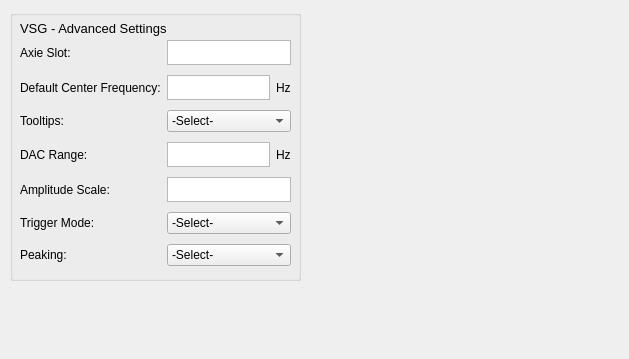
                        <widget class="QWidget" name="vsgEquipAdvScrollWidgetContents">
                         <property name="geometry">
                          <rect>
                           <x>0</x>
                           <y>0</y>
                           <width>629</width>
                           <height>359</height>
                          </rect>
                         </property>
                         <property name="minimumSize">
                          <size>
                           <width>629</width>
                           <height>359</height>
                          </size>
                         </property>
                         <widget class="QGroupBox" name="groupBox_7">
                          <property name="geometry">
                           <rect>
                            <x>10</x>
                            <y>10</y>
                            <width>291</width>
                            <height>271</height>
                           </rect>
                          </property>
                          <property name="minimumSize">
                           <size>
                            <width>291</width>
                            <height>271</height>
                           </size>
                          </property>
                          <property name="layoutDirection">
                           <enum>Qt::LeftToRight</enum>
                          </property>
                          <property name="title">
                           <string/>
                          </property>
                          <widget class="QLabel" name="label_52">
                           <property name="geometry">
                            <rect>
                             <x>10</x>
                             <y>10</y>
                             <width>151</width>
                             <height>16</height>
                            </rect>
                           </property>
                           <property name="font">
                            <font>
                             <pointsize>10</pointsize>
                            </font>
                           </property>
                           <property name="text">
                            <string>VSG - Advanced Settings</string>
                           </property>
                          </widget>
                          <widget class="QWidget" name="layoutWidget_4">
                           <property name="geometry">
                            <rect>
                             <x>10</x>
                             <y>30</y>
                             <width>271</width>
                             <height>228</height>
                            </rect>
                           </property>
                           <layout class="QGridLayout" name="gridLayout_4">
                            <property name="horizontalSpacing">
                             <number>6</number>
                            </property>
                            <property name="verticalSpacing">
                             <number>10</number>
                            </property>
                            <item row="0" column="0">
                             <widget class="QLabel" name="label_53">
                              <property name="font">
                               <font>
                                <family>Arial</family>
                                <pointsize>9</pointsize>
                               </font>
                              </property>
                              <property name="text">
                               <string>Axie Slot:</string>
                              </property>
                             </widget>
                            </item>
                            <item row="0" column="1" colspan="2">
                             <widget class="QPlainTextEdit" name="plainTextEdit_18">
                              <property name="sizePolicy">
                               <sizepolicy hsizetype="Expanding" vsizetype="Fixed">
                                <horstretch>0</horstretch>
                                <verstretch>0</verstretch>
                               </sizepolicy>
                              </property>
                              <property name="maximumSize">
                               <size>
                                <width>16777215</width>
                                <height>25</height>
                               </size>
                              </property>
                              <property name="acceptDrops">
                               <bool>true</bool>
                              </property>
                              <property name="verticalScrollBarPolicy">
                               <enum>Qt::ScrollBarAlwaysOff</enum>
                              </property>
                             </widget>
                            </item>
                            <item row="1" column="0">
                             <widget class="QLabel" name="label_54">
                              <property name="font">
                               <font>
                                <family>Arial</family>
                                <pointsize>9</pointsize>
                               </font>
                              </property>
                              <property name="text">
                               <string>Default Center Frequency:</string>
                              </property>
                             </widget>
                            </item>
                            <item row="1" column="1">
                             <widget class="QPlainTextEdit" name="plainTextEdit_19">
                              <property name="sizePolicy">
                               <sizepolicy hsizetype="Expanding" vsizetype="Fixed">
                                <horstretch>0</horstretch>
                                <verstretch>0</verstretch>
                               </sizepolicy>
                              </property>
                              <property name="maximumSize">
                               <size>
                                <width>16777215</width>
                                <height>25</height>
                               </size>
                              </property>
                              <property name="acceptDrops">
                               <bool>true</bool>
                              </property>
                              <property name="verticalScrollBarPolicy">
                               <enum>Qt::ScrollBarAlwaysOff</enum>
                              </property>
                             </widget>
                            </item>
                            <item row="1" column="2">
                             <widget class="QLabel" name="label_55">
                              <property name="font">
                               <font>
                                <family>Arial</family>
                                <pointsize>9</pointsize>
                               </font>
                              </property>
                              <property name="text">
                               <string>Hz</string>
                              </property>
                             </widget>
                            </item>
                            <item row="2" column="0">
                             <widget class="QLabel" name="label_56">
                              <property name="font">
                               <font>
                                <family>Arial</family>
                                <pointsize>9</pointsize>
                               </font>
                              </property>
                              <property name="text">
                               <string>Tooltips:</string>
                              </property>
                             </widget>
                            </item>
                            <item row="2" column="1" colspan="2">
                             <widget class="QComboBox" name="comboBox_23">
                              <property name="layoutDirection">
                               <enum>Qt::LeftToRight</enum>
                              </property>
                              <item>
                               <property name="text">
                                <string>-Select-</string>
                               </property>
                              </item>
                              <item>
                               <property name="text">
                                <string>True</string>
                               </property>
                              </item>
                              <item>
                               <property name="text">
                                <string>False</string>
                               </property>
                              </item>
                             </widget>
                            </item>
                            <item row="3" column="0">
                             <widget class="QLabel" name="label_57">
                              <property name="font">
                               <font>
                                <family>Arial</family>
                                <pointsize>9</pointsize>
                               </font>
                              </property>
                              <property name="text">
                               <string>DAC Range:</string>
                              </property>
                             </widget>
                            </item>
                            <item row="3" column="1">
                             <widget class="QPlainTextEdit" name="plainTextEdit_20">
                              <property name="sizePolicy">
                               <sizepolicy hsizetype="Expanding" vsizetype="Fixed">
                                <horstretch>0</horstretch>
                                <verstretch>0</verstretch>
                               </sizepolicy>
                              </property>
                              <property name="maximumSize">
                               <size>
                                <width>16777215</width>
                                <height>25</height>
                               </size>
                              </property>
                              <property name="acceptDrops">
                               <bool>true</bool>
                              </property>
                              <property name="verticalScrollBarPolicy">
                               <enum>Qt::ScrollBarAlwaysOff</enum>
                              </property>
                             </widget>
                            </item>
                            <item row="3" column="2">
                             <widget class="QLabel" name="label_58">
                              <property name="font">
                               <font>
                                <family>Arial</family>
                                <pointsize>9</pointsize>
                               </font>
                              </property>
                              <property name="text">
                               <string>Hz</string>
                              </property>
                             </widget>
                            </item>
                            <item row="4" column="0">
                             <widget class="QLabel" name="label_59">
                              <property name="font">
                               <font>
                                <family>Arial</family>
                                <pointsize>9</pointsize>
                               </font>
                              </property>
                              <property name="text">
                               <string>Amplitude Scale:</string>
                              </property>
                             </widget>
                            </item>
                            <item row="4" column="1" colspan="2">
                             <widget class="QPlainTextEdit" name="plainTextEdit_21">
                              <property name="sizePolicy">
                               <sizepolicy hsizetype="Expanding" vsizetype="Fixed">
                                <horstretch>0</horstretch>
                                <verstretch>0</verstretch>
                               </sizepolicy>
                              </property>
                              <property name="maximumSize">
                               <size>
                                <width>16777215</width>
                                <height>25</height>
                               </size>
                              </property>
                              <property name="acceptDrops">
                               <bool>true</bool>
                              </property>
                              <property name="verticalScrollBarPolicy">
                               <enum>Qt::ScrollBarAlwaysOff</enum>
                              </property>
                             </widget>
                            </item>
                            <item row="5" column="0">
                             <widget class="QLabel" name="label_60">
                              <property name="font">
                               <font>
                                <family>Arial</family>
                                <pointsize>9</pointsize>
                               </font>
                              </property>
                              <property name="text">
                               <string>Trigger Mode:</string>
                              </property>
                             </widget>
                            </item>
                            <item row="5" column="1" colspan="2">
                             <widget class="QComboBox" name="comboBox_24">
                              <property name="layoutDirection">
                               <enum>Qt::LeftToRight</enum>
                              </property>
                              <item>
                               <property name="text">
                                <string>-Select-</string>
                               </property>
                              </item>
                              <item>
                               <property name="text">
                                <string>Continuous</string>
                               </property>
                              </item>
                              <item>
                               <property name="text">
                                <string>Triggered</string>
                               </property>
                              </item>
                              <item>
                               <property name="text">
                                <string>Gated</string>
                               </property>
                              </item>
                             </widget>
                            </item>
                            <item row="6" column="0">
                             <widget class="QLabel" name="label_61">
                              <property name="font">
                               <font>
                                <family>Arial</family>
                                <pointsize>9</pointsize>
                               </font>
                              </property>
                              <property name="text">
                               <string>Peaking:</string>
                              </property>
                             </widget>
                            </item>
                            <item row="6" column="1" colspan="2">
                             <widget class="QComboBox" name="comboBox_25">
                              <property name="layoutDirection">
                               <enum>Qt::LeftToRight</enum>
                              </property>
                              <item>
                               <property name="text">
                                <string>-Select-</string>
                               </property>
                              </item>
                              <item>
                               <property name="text">
                                <string>True</string>
                               </property>
                              </item>
                              <item>
                               <property name="text">
                                <string>False</string>
                               </property>
                              </item>
                             </widget>
                            </item>
                           </layout>
                          </widget>
                         </widget>
                        </widget>
